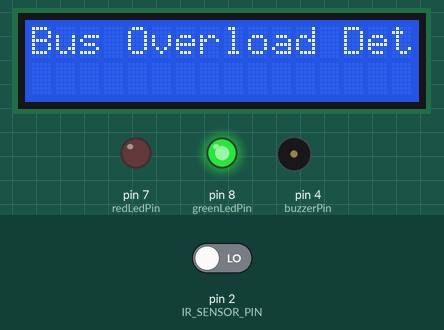
A sketch run on a simulated Arduino Uno, built with avr-gcc and run on an emulated ATmega328P. Shown: 16×2 character LCD, output pins drawn as LEDs (lit = HIGH), buzzer (waves = sounding, pin HIGH). Inputs (shaded band) come from the test bench; at power-on: pin 2 (IR_SENSOR_PIN) LOW. What the sketch prints to the serial monitor is not drawn.

Above: at 0.21 s.
At 5.8 s:
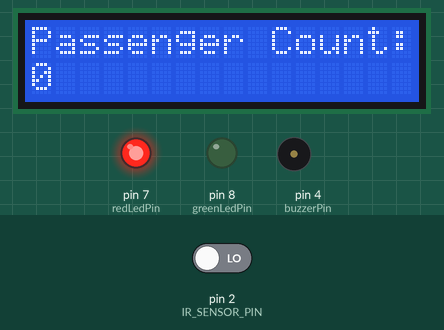
5.9 s: pin 2 (IR_SENSOR_PIN) driven HIGH
At 7.4 s:
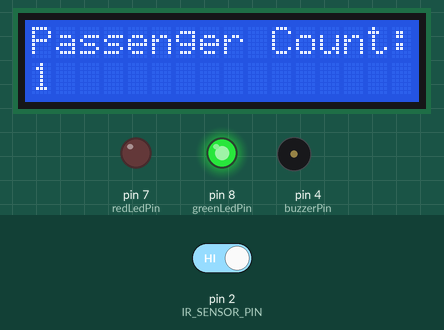
Timing chart, 0 to 8.9 s (numbered marks = the images above; inputs shaded):
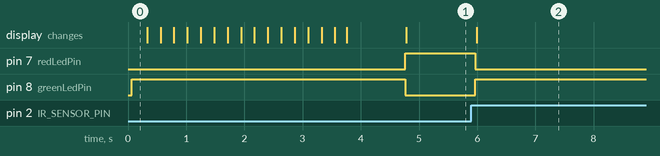

The sketch:

busoverlaod.ino
```cpp
#define IR_SENSOR_PIN 2
#include <Wire.h>
#include <LiquidCrystal_I2C.h>

//code modified by Sujnan D Devadiga @NMAMIT

const int buzzerPin = 4;
const int redLedPin = 7;
const int greenLedPin = 8;

const int threshold = 10;

int passengerCount = 0;

LiquidCrystal_I2C lcd(0x27, 16, 2);

void setup() {
  Serial.begin(9600);
  lcd.begin(16, 2);
  lcd.backlight();
  pinMode(IR_SENSOR_PIN, INPUT);
  pinMode(buzzerPin, OUTPUT);
  pinMode(redLedPin, OUTPUT);
  pinMode(greenLedPin, OUTPUT);

  digitalWrite(redLedPin, LOW);
  digitalWrite(greenLedPin, HIGH);

  while (true) {
    busOverloadAnimation();
    runCycle();
  }
}

void runCycle() {
  passengerCount = 0;
  lcd.clear();
  delay(1000);

  bool objectDetected = false;

  while (true) {
    int irSensorValue = digitalRead(IR_SENSOR_PIN);

    if (irSensorValue == HIGH) {
      if (!objectDetected) {
        passengerCount++;
        objectDetected = true;
        digitalWrite(redLedPin, LOW);
        digitalWrite(greenLedPin, HIGH);
        updateLCD();

        if (passengerCount == threshold) {
          activateAlert();
          break;
        }
      }


      while (digitalRead(IR_SENSOR_PIN) == HIGH) {
        delay(100);
      }
    } else {
      digitalWrite(redLedPin, HIGH);
      digitalWrite(greenLedPin, LOW);
      objectDetected = false;
      updateLCD();
    }

    delay(100);
  }
}

void busOverloadAnimation() {
  lcd.clear();

  String message = "Bus Overload Detection System";
  int messageLength = message.length();

  for (int i = 0; i < 16; i++) {
    lcd.clear();
    lcd.setCursor(0, 0);

    if (i < messageLength) {
      lcd.print(message.substring(i) + message.substring(0, i));
    }

    delay(200);
  }
  lcd.clear();
}

void activateAlert() {
  digitalWrite(buzzerPin, HIGH);
  digitalWrite(redLedPin, HIGH);
  digitalWrite(greenLedPin, LOW);
  updateLCD();
  lcd.setCursor(0, 1);
  lcd.print("Bus Full!!");
  Serial.println("Bus Full Alert! Buzzer Activated. Red LED On. Green LED Off. Passenger Count Reset.");
  delay(6000);
  digitalWrite(buzzerPin, LOW);
  digitalWrite(greenLedPin, HIGH);
  updateLCD();
  Serial.println("Bus Full Alert Ended. Red LED Off. Green LED On. Passenger Count Reset.");
}

void updateLCD() {
  lcd.clear();
  lcd.setCursor(0, 0);
  lcd.print("Passenger Count:");
  lcd.setCursor(0, 1);
  lcd.print(passengerCount);

  Serial.print("Passenger Count: ");
  Serial.println(passengerCount);
}
```

Measured:
- after the input at 5.9 s, pin 7 (redLedPin): HIGH → LOW after 0.07 s; pin 8 (greenLedPin): LOW → HIGH after 0.07 s; the display: changes after 0.09 s (image 2)
